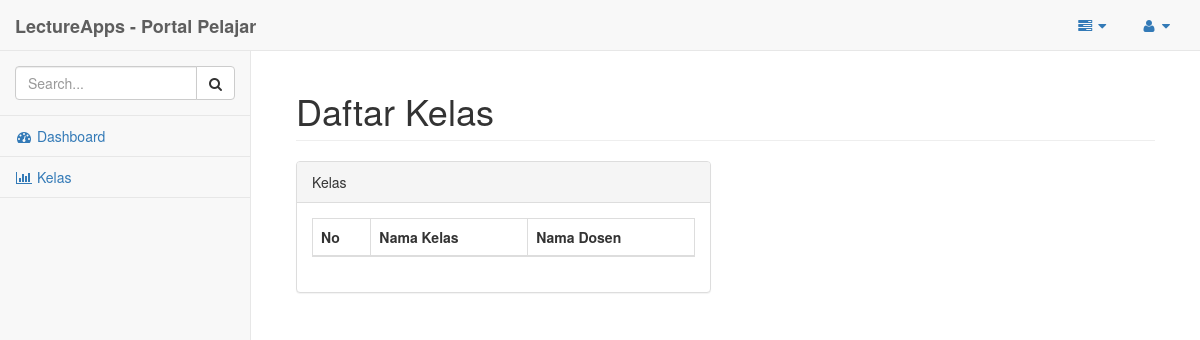
The app's page /Tampilan/temp/kelas_mhs.php, older data.
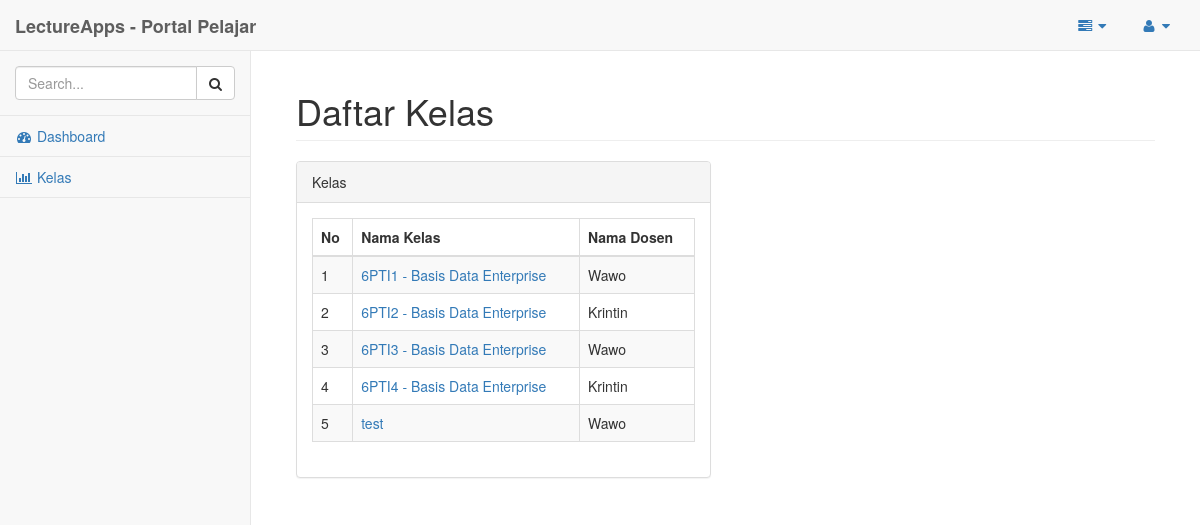
The same page, newer data.
### tables this page shows
CREATE TABLE IF NOT EXISTS `kelas` (
`idKelas` int(11) NOT NULL,
  `namaKelas` varchar(50) NOT NULL,
  `idUser` int(11) NOT NULL,
  `deskripsiKelas` varchar(255) DEFAULT NULL,
  `statusKelas` int(11) DEFAULT NULL
);

CREATE TABLE IF NOT EXISTS `user` (
`idUser` int(11) NOT NULL,
  `namaUser` varchar(50) NOT NULL,
  `passwordUser` varchar(255) NOT NULL,
  `emailUser` varchar(100) NOT NULL,
  `tglLahirUser` date NOT NULL,
  `fotoUser` varchar(255) NOT NULL
);

### Tampilan/temp/kelas_mhs.php (the view, shortened to what this page needs)
<?php
	require_once('../includes/koneksi.php');
	$sql = "SELECT kelas.idKelas, kelas.namaKelas, user.namaUser FROM kelas
			INNER JOIN user ON kelas.idUser = user.idUser";
	$a = mysqli_query($k,$sql);
?>
<!DOCTYPE html>
<html lang="en">
<head>
    <link href="../bower_components/bootstrap/dist/css/bootstrap.min.css" rel="stylesheet">
    <link href="../bower_components/metisMenu/dist/metisMenu.min.css" rel="stylesheet">
    <link href="../dist/css/sb-admin-2.css" rel="stylesheet">
    <link href="../bower_components/font-awesome/css/font-awesome.min.css" rel="stylesheet" type="text/css">
</head>
<body>
    <div id="wrapper">
        <nav class="navbar navbar-default navbar-static-top" role="navigation" style="margin-bottom: 0">
            <div class="navbar-header">
                <a class="navbar-brand" href="index.html"><b>LectureApps - Portal Pelajar</b></a>
            </div>
            <ul class="nav navbar-top-links navbar-right">
                <li class="dropdown">
                    <a class="dropdown-toggle" data-toggle="dropdown" href="#">
                        <i class="fa fa-tasks fa-fw"></i>  <i class="fa fa-caret-down"></i>
                    </a>
                </li>
                <li class="dropdown">
                    <a class="dropdown-toggle" data-toggle="dropdown" href="#">
                        <i class="fa fa-user fa-fw"></i>  <i class="fa fa-caret-down"></i>
                    </a>
                </li>
            </ul>
            <div class="navbar-default sidebar" role="navigation">
                <div class="sidebar-nav navbar-collapse">
                    <ul class="nav" id="side-menu">
                        <li class="sidebar-search">
                            <div class="input-group custom-search-form">
                                <input type="text" class="form-control" placeholder="Search...">
                                <span class="input-group-btn">
                                <button class="btn btn-default" type="button">
                                    <i class="fa fa-search"></i>
                                </button>
								</span>
                            </div>
                        </li>
                        <li>
                            <a href="mahasiswa.php".html"><i class="fa fa-dashboard fa-fw"></i> Dashboard</a>
                        </li>
                        <li>
                            <a href="#"><i class="fa fa-bar-chart-o fa-fw"></i> Kelas</a>
						</li>
                    </ul>
                </div>
            </div>
        </nav>
        <div id="page-wrapper">
            <div class="container-fluid">
                <div class="row">
                    <div class="col-lg-12">
                        <h1 class="page-header">Daftar Kelas</h1>
                    </div>
					<div class="col-lg-6">
                    <div class="panel panel-default">
                        <div class="panel-heading">
                            Kelas
                        </div>
                        <div class="panel-body">
                            <div class="table-responsive">
                                <table class="table table-striped table-bordered table-hover">
                                    <thead>
										<tr>
                                            <th>No</th>
                                            <th>Nama Kelas</th>
                                            <th>Nama Dosen</th>
                                        </tr>
                                    </thead>
                                    <tbody>
									<?php
										while($b = mysqli_fetch_assoc($a)){
									?>
                                        <tr>
                                            <td><?php echo $b['idKelas'] ?></td>
                                            <td><a href = "#"><?php echo $b['namaKelas'] ?></a></td>
											<td><?php echo $b['namaUser'] ?></td>
                                        </tr>
									<?php } ?>
                                    </tbody>
                                </table>
                            </div>
                        </div>
                    </div>
                </div>
                </div>
            </div>
        </div>
    </div>
</body>
</html>

Row changes from the older to the newer data that the page shows:
now on this page (row edited): kelas: idKelas "1", namaKelas "6PTI1 - Basis Data Enterprise", idUser.namaUser "Wawo"
now on this page (row edited): kelas: idKelas "2", namaKelas "6PTI2 - Basis Data Enterprise", idUser.namaUser "Krintin"
now on this page (row edited): kelas: idKelas "3", namaKelas "6PTI3 - Basis Data Enterprise", idUser.namaUser "Wawo"
now on this page (row edited): kelas: idKelas "4", namaKelas "6PTI4 - Basis Data Enterprise", idUser.namaUser "Krintin"
now on this page (row edited): kelas: idKelas "5", namaKelas "test", idUser.namaUser "Wawo"
